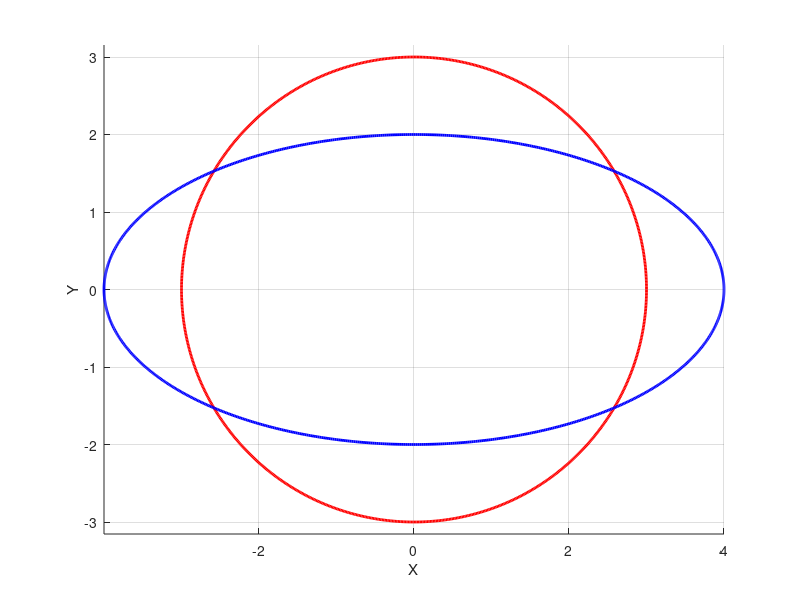

Recreate this plot in MATLAB.
% ----------------
% ----- EX 6 -----
% ----------------

% ----- computing the circle points ----- 
theta = linspace(0, 2*pi, 1000);
x_circ = 3 * cos(theta);
y_circ = 3 * sin(theta);

% ----- computing the ellipse points ----- 
x_ell = 4 * cos(theta);
y_ell = 2 * sin(theta);

% ----- plotting the results -----
figure; hold on;
plot(x_circ, y_circ, 'r', 'LineWidth', 2);
plot(x_ell, y_ell, 'b', 'LineWidth', 2);
xlabel('X'); ylabel('Y');
grid on; axis equal;
